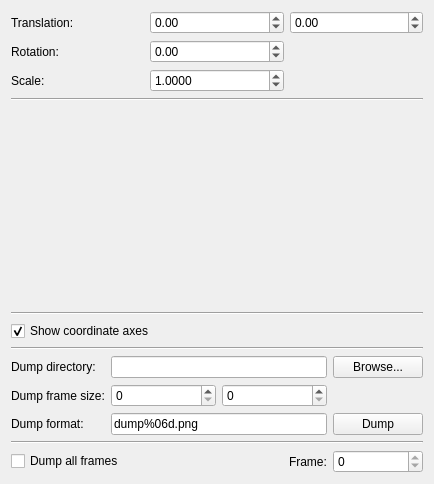
<?xml version="1.0" encoding="UTF-8"?>
<ui version="4.0">
 <class>View2dControl</class>
 <widget class="QWidget" name="View2dControl">
  <property name="geometry">
   <rect>
    <x>0</x>
    <y>0</y>
    <width>434</width>
    <height>484</height>
   </rect>
  </property>
  <property name="windowTitle">
   <string>Form</string>
  </property>
  <layout class="QVBoxLayout" name="verticalLayout">
   <item>
    <layout class="QGridLayout" name="viewLayout">
     <item row="1" column="0">
      <widget class="QLabel" name="viewTranslationTextLabel">
       <property name="text">
        <string>Translation:</string>
       </property>
      </widget>
     </item>
     <item row="1" column="1">
      <widget class="QDoubleSpinBox" name="viewXSpinBox">
       <property name="minimum">
        <double>-1000.000000000000000</double>
       </property>
       <property name="maximum">
        <double>1000.000000000000000</double>
       </property>
      </widget>
     </item>
     <item row="1" column="2">
      <widget class="QDoubleSpinBox" name="viewYSpinBox">
       <property name="minimum">
        <double>-1000.000000000000000</double>
       </property>
       <property name="maximum">
        <double>1000.000000000000000</double>
       </property>
      </widget>
     </item>
     <item row="2" column="0">
      <widget class="QLabel" name="viewRotationTextLabel">
       <property name="text">
        <string>Rotation:</string>
       </property>
      </widget>
     </item>
     <item row="3" column="0">
      <widget class="QLabel" name="viewScaleTextLabel">
       <property name="text">
        <string>Scale:</string>
       </property>
      </widget>
     </item>
     <item row="2" column="1">
      <widget class="QDoubleSpinBox" name="viewYawSpinBox">
       <property name="minimum">
        <double>-180.000000000000000</double>
       </property>
       <property name="maximum">
        <double>180.000000000000000</double>
       </property>
      </widget>
     </item>
     <item row="3" column="1">
      <widget class="QDoubleSpinBox" name="viewScaleSpinBox">
       <property name="decimals">
        <number>4</number>
       </property>
       <property name="minimum">
        <double>0.000100000000000</double>
       </property>
       <property name="maximum">
        <double>10000000.000000000000000</double>
       </property>
       <property name="singleStep">
        <double>0.010000000000000</double>
       </property>
       <property name="value">
        <double>1.000000000000000</double>
       </property>
      </widget>
     </item>
    </layout>
   </item>
   <item>
    <widget class="Line" name="line">
     <property name="orientation">
      <enum>Qt::Horizontal</enum>
     </property>
    </widget>
   </item>
   <item>
    <widget class="ColorChooser" name="colorChooser" native="true"/>
   </item>
   <item>
    <widget class="Line" name="line_4">
     <property name="orientation">
      <enum>Qt::Horizontal</enum>
     </property>
    </widget>
   </item>
   <item>
    <layout class="QGridLayout" name="showLayout">
     <item row="0" column="0">
      <widget class="QCheckBox" name="showAxesCheckBox">
       <property name="text">
        <string>Show coordinate axes</string>
       </property>
       <property name="checked">
        <bool>true</bool>
       </property>
      </widget>
     </item>
    </layout>
   </item>
   <item>
    <widget class="Line" name="line_3">
     <property name="orientation">
      <enum>Qt::Horizontal</enum>
     </property>
    </widget>
   </item>
   <item>
    <layout class="QGridLayout" name="dumpLayout">
     <item row="0" column="0">
      <widget class="QLabel" name="dumpDirTextLabel">
       <property name="text">
        <string>Dump directory:</string>
       </property>
      </widget>
     </item>
     <item row="0" column="1">
      <widget class="QLineEdit" name="dumpDirEdit">
       <property name="text">
        <string/>
       </property>
      </widget>
     </item>
     <item row="0" column="2">
      <widget class="QPushButton" name="dumpDirBrowseButton">
       <property name="minimumSize">
        <size>
         <width>90</width>
         <height>0</height>
        </size>
       </property>
       <property name="text">
        <string>Browse...</string>
       </property>
      </widget>
     </item>
     <item row="2" column="0">
      <widget class="QLabel" name="dumpFormatTextLabel">
       <property name="text">
        <string>Dump format:</string>
       </property>
      </widget>
     </item>
     <item row="2" column="1">
      <widget class="QLineEdit" name="dumpFormatEdit">
       <property name="inputMask">
        <string/>
       </property>
       <property name="text">
        <string>dump%06d.png</string>
       </property>
      </widget>
     </item>
     <item row="2" column="2">
      <widget class="QPushButton" name="dumpButton">
       <property name="minimumSize">
        <size>
         <width>90</width>
         <height>0</height>
        </size>
       </property>
       <property name="text">
        <string>Dump</string>
       </property>
      </widget>
     </item>
     <item row="1" column="0">
      <widget class="QLabel" name="frameSizeTextLabel">
       <property name="text">
        <string>Dump frame size:</string>
       </property>
      </widget>
     </item>
     <item row="1" column="1">
      <layout class="QHBoxLayout" name="frameSizeLayout">
       <item>
        <widget class="QSpinBox" name="frameWidthSpinBox">
         <property name="maximum">
          <number>9999</number>
         </property>
        </widget>
       </item>
       <item>
        <widget class="QSpinBox" name="frameHeightSpinBox">
         <property name="maximum">
          <number>9999</number>
         </property>
        </widget>
       </item>
      </layout>
     </item>
    </layout>
   </item>
   <item>
    <widget class="Line" name="line_6">
     <property name="orientation">
      <enum>Qt::Horizontal</enum>
     </property>
    </widget>
   </item>
   <item>
    <layout class="QGridLayout" name="dumpAllLayout">
     <item row="0" column="0">
      <widget class="QCheckBox" name="dumpAllCheckBox">
       <property name="sizePolicy">
        <sizepolicy hsizetype="MinimumExpanding" vsizetype="Fixed">
         <horstretch>0</horstretch>
         <verstretch>0</verstretch>
        </sizepolicy>
       </property>
       <property name="text">
        <string>Dump all frames</string>
       </property>
      </widget>
     </item>
     <item row="0" column="1">
      <widget class="QLabel" name="frameTextLabel">
       <property name="sizePolicy">
        <sizepolicy hsizetype="Preferred" vsizetype="Preferred">
         <horstretch>0</horstretch>
         <verstretch>0</verstretch>
        </sizepolicy>
       </property>
       <property name="text">
        <string>Frame:</string>
       </property>
      </widget>
     </item>
     <item row="0" column="2">
      <widget class="QSpinBox" name="frameSpinBox">
       <property name="minimumSize">
        <size>
         <width>90</width>
         <height>0</height>
        </size>
       </property>
       <property name="readOnly">
        <bool>true</bool>
       </property>
       <property name="maximum">
        <number>999999</number>
       </property>
      </widget>
     </item>
    </layout>
   </item>
  </layout>
 </widget>
 <customwidgets>
  <customwidget>
   <class>ColorChooser</class>
   <extends>QWidget</extends>
   <header>ColorChooser.h</header>
   <container>1</container>
  </customwidget>
 </customwidgets>
 <resources/>
 <connections>
  <connection>
   <sender>showAxesCheckBox</sender>
   <signal>toggled(bool)</signal>
   <receiver>View2dControl</receiver>
   <slot>showAxesToggled(bool)</slot>
   <hints>
    <hint type="sourcelabel">
     <x>199</x>
     <y>53</y>
    </hint>
    <hint type="destinationlabel">
     <x>199</x>
     <y>149</y>
    </hint>
   </hints>
  </connection>
  <connection>
   <sender>dumpDirBrowseButton</sender>
   <signal>clicked()</signal>
   <receiver>View2dControl</receiver>
   <slot>dumpDirBrowseClicked()</slot>
   <hints>
    <hint type="sourcelabel">
     <x>350</x>
     <y>223</y>
    </hint>
    <hint type="destinationlabel">
     <x>199</x>
     <y>149</y>
    </hint>
   </hints>
  </connection>
  <connection>
   <sender>dumpButton</sender>
   <signal>clicked()</signal>
   <receiver>View2dControl</receiver>
   <slot>dumpClicked()</slot>
   <hints>
    <hint type="sourcelabel">
     <x>350</x>
     <y>252</y>
    </hint>
    <hint type="destinationlabel">
     <x>199</x>
     <y>149</y>
    </hint>
   </hints>
  </connection>
  <connection>
   <sender>dumpAllCheckBox</sender>
   <signal>toggled(bool)</signal>
   <receiver>View2dControl</receiver>
   <slot>dumpAllToggled(bool)</slot>
   <hints>
    <hint type="sourcelabel">
     <x>199</x>
     <y>283</y>
    </hint>
    <hint type="destinationlabel">
     <x>199</x>
     <y>149</y>
    </hint>
   </hints>
  </connection>
  <connection>
   <sender>viewXSpinBox</sender>
   <signal>valueChanged(double)</signal>
   <receiver>View2dControl</receiver>
   <slot>viewTransformChanged()</slot>
   <hints>
    <hint type="sourcelabel">
     <x>150</x>
     <y>54</y>
    </hint>
    <hint type="destinationlabel">
     <x>199</x>
     <y>149</y>
    </hint>
   </hints>
  </connection>
  <connection>
   <sender>viewYSpinBox</sender>
   <signal>valueChanged(double)</signal>
   <receiver>View2dControl</receiver>
   <slot>viewTransformChanged()</slot>
   <hints>
    <hint type="sourcelabel">
     <x>249</x>
     <y>54</y>
    </hint>
    <hint type="destinationlabel">
     <x>199</x>
     <y>149</y>
    </hint>
   </hints>
  </connection>
  <connection>
   <sender>viewYawSpinBox</sender>
   <signal>valueChanged(double)</signal>
   <receiver>View2dControl</receiver>
   <slot>viewTransformChanged()</slot>
   <hints>
    <hint type="sourcelabel">
     <x>150</x>
     <y>83</y>
    </hint>
    <hint type="destinationlabel">
     <x>199</x>
     <y>149</y>
    </hint>
   </hints>
  </connection>
  <connection>
   <sender>viewScaleSpinBox</sender>
   <signal>valueChanged(double)</signal>
   <receiver>View2dControl</receiver>
   <slot>viewTransformChanged()</slot>
   <hints>
    <hint type="sourcelabel">
     <x>150</x>
     <y>112</y>
    </hint>
    <hint type="destinationlabel">
     <x>199</x>
     <y>149</y>
    </hint>
   </hints>
  </connection>
 </connections>
 <slots>
  <slot>dumpDirBrowseClicked()</slot>
  <slot>dumpClicked()</slot>
  <slot>dumpAllToggled(bool)</slot>
  <slot>showAxesToggled(bool)</slot>
  <slot>viewTransformChanged()</slot>
 </slots>
</ui>
